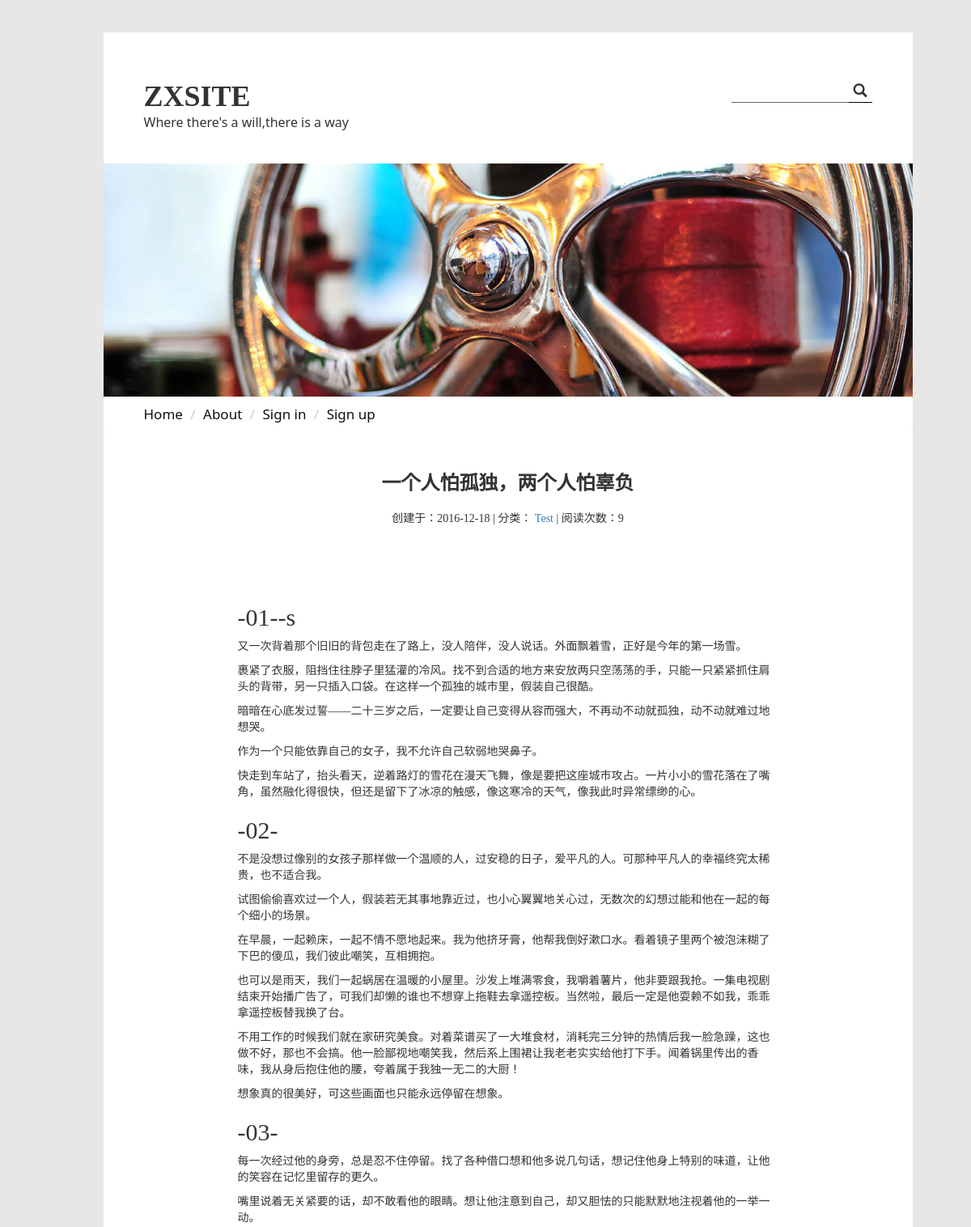
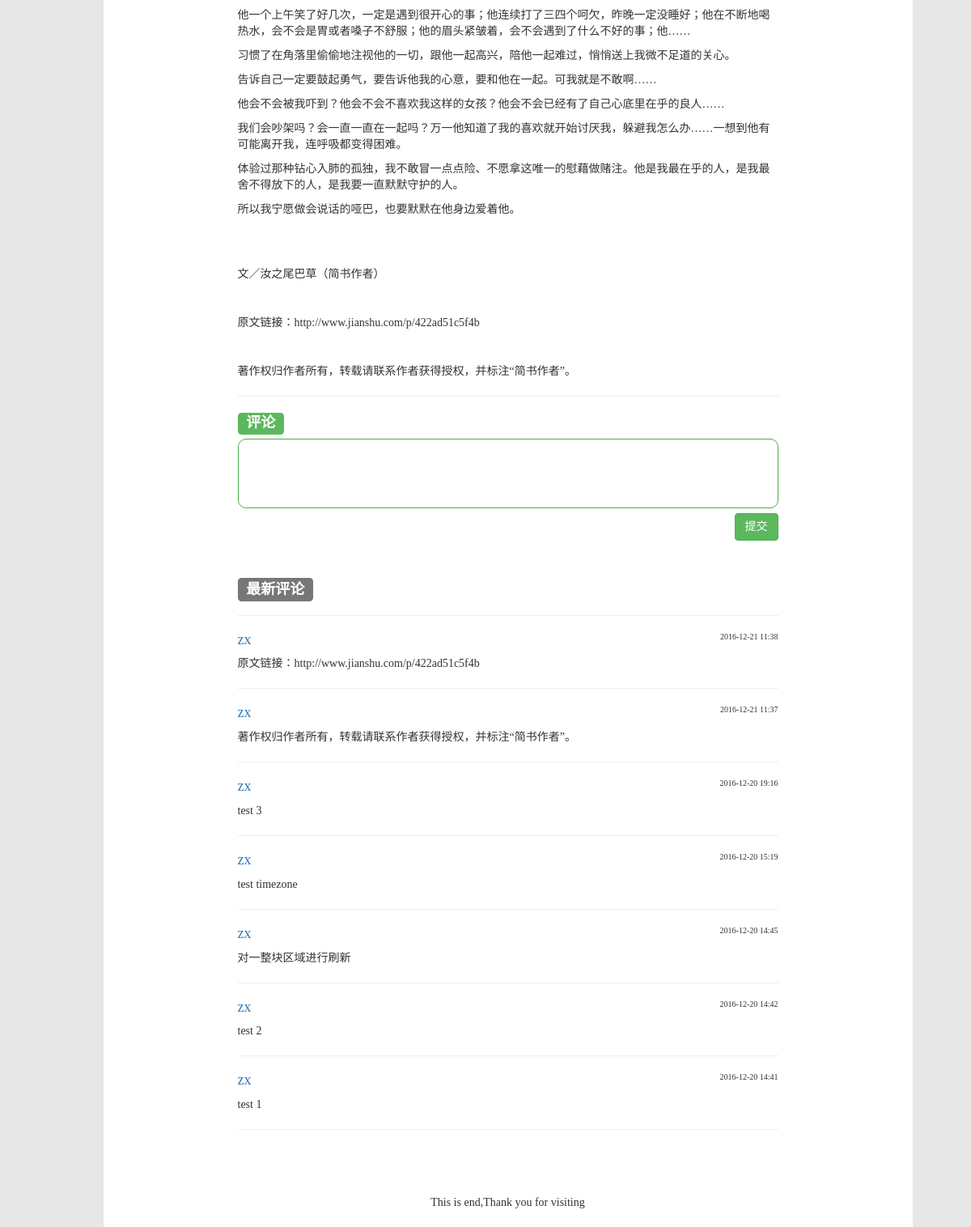
The page /article/20/ on the database its author committed (2 pictures, top to bottom).
### zxsite/models.py (models this page shows, shortened)
class Article(models.Model):
    author = models.ForeignKey('Bloger', verbose_name='作者')
    tags = models.ManyToManyField('Tag', verbose_name='标签')
    title = models.CharField('标题', max_length=50)
    content = models.TextField('正文')
    abstract = models.TextField('摘要',null=True,blank=True)
    ARTICLE_STATUS = (
        ('P', 'PUBLIC'),
        ('E', 'EDITING'),
        ('D', 'DELETED'),
        ('C', 'DELETE-COMPELETLY')
    )
    status = models.CharField('文章状态', max_length=1, choices=ARTICLE_STATUS)
    created_time = models.DateTimeField('创建时间', auto_now_add=True)
    lasted_modified_time = models.DateTimeField('最新修改时间', auto_now=True)
    views = models.PositiveIntegerField('浏览数', default=0)
    likes = models.PositiveIntegerField('点赞数', default=0)
    topped = models.BooleanField('是否置顶', default=False)
    class meta:
        ordering = ['-lasted_modified_time']

class Tag(models.Model):
    name = models.CharField(verbose_name='标签名',max_length=20)
    TAG_STATUS = (
        ('L','LIVE'),
        ('D','DEAD')
    )
    status = models.CharField(max_length=5,choices=TAG_STATUS)
    created_time = models.DateTimeField('创建时间', auto_now_add=True)
    related_articles = models.PositiveIntegerField('相关文章数')
    def __str__(self):
        return self.name
    class meta:
        ordering = ['-related_articles']

class Comment(models.Model):
    author = models.ForeignKey('Bloger',verbose_name='评论人')
    article = models.ForeignKey('Article',verbose_name='相关文章',default=None)
    context = models.TextField('评论内容')
    COMMENT_STATUS = (
        ('L','LIVE'),
        ('D','DEAD')
    )
    status = models.CharField('状态',max_length=5,choices=COMMENT_STATUS)
    created_time = models.DateTimeField('评论时间',auto_now_add=True)
    def __str__(self):
        return self.context
    class meta:
        ordering = ['created_time']

class Bloger(models.Model):
    user = models.OneToOneField(User)
    likelist = models.ManyToManyField('Bloger', verbose_name='关注列表', null=True, blank=True,
                                      related_name='re_likelists')
    portrait = models.ImageField('头像', upload_to='pic/', default='pic/timg.jpg')
    GENDER_CHOICE = (
        ('F', 'FEMALE'),
        ('M', 'MALE')
    )
    gender = models.CharField(max_length=5, choices=GENDER_CHOICE)
    signiture = models.CharField(max_length=100)
    def __str__(self):
        return self.user.username

### zxsite/views.py (the view)
# urls.py: url(r'^article/(?P<atc_id>[0-9]+)/$',views.article_ins,name='articleins'),
def article_ins(request,atc_id):
    atc_ins = Article.objects.get(id = atc_id)
    atc_ins.views += 1
    atc_ins.save()
    comments = Comment.objects.filter(article=atc_ins).order_by('-created_time')
    content = {
        'article':atc_ins,
        'comments':comments
    }
    return render(request,'zxsite/article_ins.html',content)

### zxsite/templates/zxsite/article_ins.html (shortened to what this page needs)
{% extends 'zxsite/subbase1.html' %}
{% block article_ins %}
    <div class="row">
        <div class="center-block" style="width: 668px;">
            <div class="self-atc-div">
                <h3>{{ article.title }}</h3>
                <div>
                    <p>创建于：{{ article.created_time|date:'Y-m-d' }}</p>
                    |
                    分类：
                    {% for tag in article.tags.all %}
                    <p class="text-capitalize"><a href="">{{ tag }}</a></p>
                    {% endfor %}
                    |
                    <p>阅读次数：{{ article.views }}</p>
                </div>
                 <p class="text-justify self-atc-div-p">{{ article.content | safe }}</p>
                <hr style="margin-top: -20px">
                <div>
                        <label for="" class="label label-success pull-left" style="font-size: 18px">评论</label>
                        <textarea name="comment" id="comment" rows="4" style=" width: 100%;border-color: #4cae4c;border-radius: 10px;outline: none;padding-left: 10px;resize: none"></textarea>
                        <button class="btn btn-success pull-right" id='commentbtn' style="margin-top: 0">提交</button>
                </div>
                <label for="" class="label label-default" style="font-size: 18px">最新评论</label>
                <hr>
                <ul id="commentul" class="list-unstyled">
                    {% for comment in comments %}
                        <li>
                        <h4>
                            <a href="/user/{{ comment.author.user_id}}">{{ comment.author }}</a>
                            <span class="pull-right" style="font-size: 10px">{{ comment.created_time|date:'Y-m-d H:i' }}</span>
                        </h4>
                            <p>{{ comment }}</p>
                        </li>
                        <hr>
                    {% endfor %}
                </ul>
            </div>
        </div>
    </div>
{% endblock %}

### zxsite/static/zxsite/css/selfdefine.css (style rules this page uses)
body { margin: 0; padding: 0; }
.self-atc-div { font-family: 微软雅黑; }
.self-atc-div h3 { text-align:center; font-weight: bold; }
.self-atc-div div { text-align: center; margin-bottom: 85px; margin-top: 20px }
.self-atc-div div p { display: inline-block; }
.self-atc-div button { margin-bottom: 50px; margin-top: 50px }
.self-atc-div-p { margin-bottom: 80px; font-size: 15px }

### rows shown on the page
Article: title "一个人怕孤独，两个人怕辜负", created_time "2016-12-18", views "9", content "-01--s 又一次背着那个旧旧的背包走在了路上，没人陪伴，没人说话。外面飘着雪，正好是今年的第一场雪。 裹紧了衣服，阻挡住往脖子里猛灌的冷风。找不到合适的地方来安放两只空荡荡的手，只能一只紧紧抓住肩头的背带，另一只插入口袋。在这样一个孤独的城市里，假装自己很酷。 暗暗在心底发过誓——二十三岁之后，一定要让自己变得从容而强大，不再动不动就孤独，动不动就难过地想哭。 作为一个只能依靠自己的女子，我不允许自己软弱地哭鼻子。 快走到车站了，抬头看天，逆着路灯的雪花在漫天飞舞，像是要把这座城市攻占。一片小小的雪花落在了嘴角，虽然融化得很快，但还是留下了冰凉的触感，像这寒冷的天气，像我此时异常缥缈的心。 -02- 不是没想过像别的女孩子那样做一个温顺的人，过安稳的日子，爱平凡的人。可那种平凡人的幸福终究太稀贵，也不适合我。 试图偷偷喜欢过一个人，假装若无其事地靠近过，也小心翼翼地关心过，无数次的幻想过能和他在一起的每个细小的场景。 在早晨，一起赖床，一起不情不愿地起来。我为他挤牙膏，他帮我倒好漱口水。看着镜子里两个被泡沫糊了下巴的傻瓜，我们彼此嘲笑，互相拥抱。 也可以是雨天，我们一起蜗居在温暖的小屋里。沙发上堆满零食，我嚼着薯片，他非要跟我抢。一集电视剧结束开始播广告了，可我们却懒的谁也不想穿上拖鞋去拿遥控板。当然啦，最后一定是他耍赖不如我，乖乖拿遥控板替我换了台。…"
Tag: name "Test"
Comment: author "zx", created_time "2016-12-21 11:38", context "原文链接：http://www.jianshu.com/p/422ad51c5f4b"
Comment: author "zx", created_time "2016-12-21 11:37", context "著作权归作者所有，转载请联系作者获得授权，并标注“简书作者”。"
Comment: author "zx", created_time "2016-12-20 19:16", context "test 3"
Comment: author "zx", created_time "2016-12-20 15:19", context "test timezone"
Comment: author "zx", created_time "2016-12-20 14:45", context "对一整块区域进行刷新"
Comment: author "zx", created_time "2016-12-20 14:42", context "test 2"
Comment: author "zx", created_time "2016-12-20 14:41", context "test 1"
